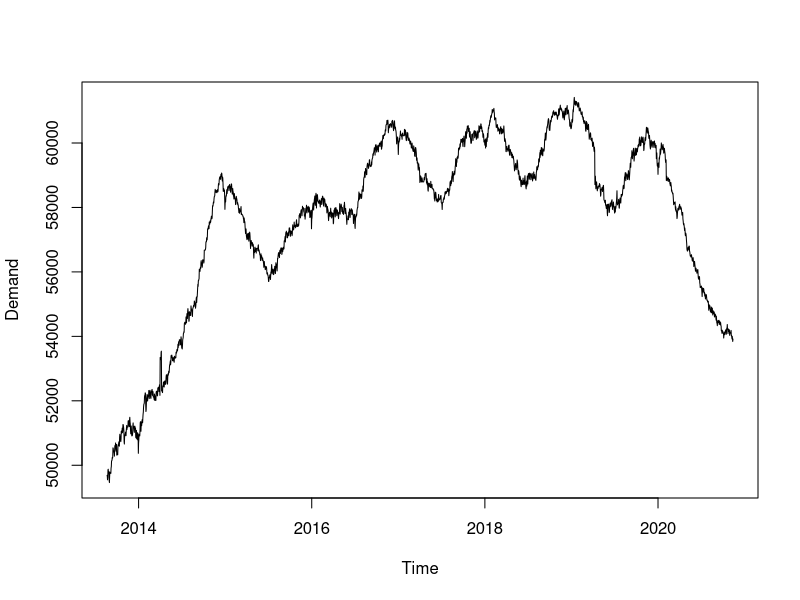

The R script that drew this image:
#getting data
data = read.csv("DHS_Daily_Report.csv")

#transforming data variable format to date
data$Date = strptime(data$Date, "%m/%d/%Y") #convert char to date
data$Date = format(data$Date, "%Y-%m-%d")   #convert into to date format
data$Date = as.Date(data$Date)              #convert

#forming dataset, extracting useful variables
#install.packages("dplyr") install this package before running below code
library(dplyr)
data = data %>% select(Date, Total.Individuals.in.Shelter, Easter, 
                       Thanksgiving, Christmas)

#renaming forecasting variable to y
colnames(data)[2] <- "y"  #converting second col var name to y, <- is equal to

#create two subset from our dataset
future = subset(data, data$Date > '2020-11-11')
dataset = subset(data, data$Date <= '2020-11-11')

#transform y to time series
install.packages("lubridate")
library(lubridate)
dataset$y <- ts(dataset$y,
                frequency = 365,
                start=c(2013, yday(head(dataset$Date,1))))

#Visualization
plot(dataset$y, ylab="Demand", xlab="Time")
